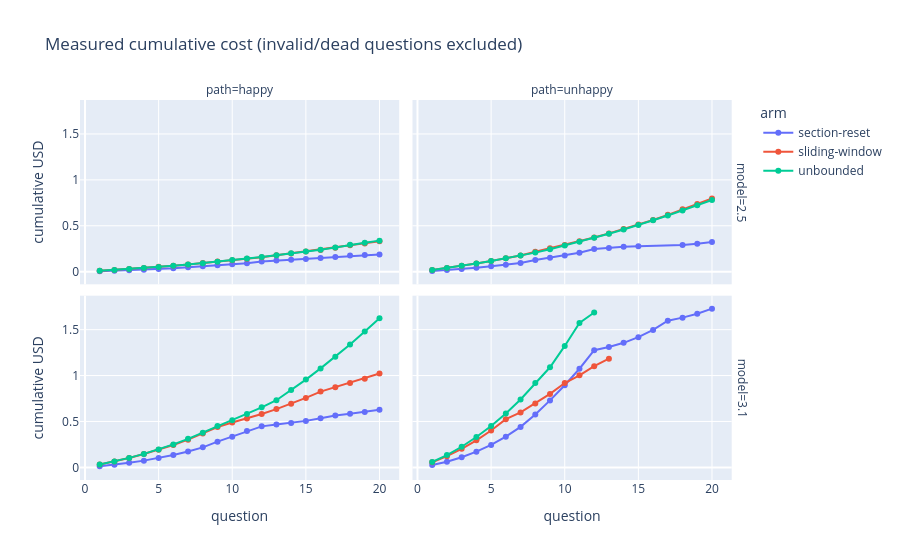

Notebook code cell kept with this figure:
### Markdown cell above
## 3. Cumulative cost race, question by question

The 20-question measured race per arm. Note the slopes: unbounded arms
steepen (context compounds), section-reset saw-tooths shallow (resets), the
sliding-window arms track unbounded almost exactly at this scale -- the 12k
trigger over an 8.2k unevictable instruction floor leaves almost nothing to
evict, and firing was unreliable besides (see section 6).

### Code cell
v = questions[questions['valid']].sort_values('q').copy()
v['cum_cost'] = v.groupby(['model','arm','path'])['total cost'].cumsum()
fig = px.line(v, x='q', y='cum_cost', color='arm', facet_col='path', facet_row='model',
              markers=True, height=560, labels={'cum_cost': 'cumulative USD', 'q': 'question'},
              title='Measured cumulative cost (invalid/dead questions excluded)')
fig.show()

### Figure 1 — Plotly figure (JSON) as saved in the notebook; plotly's stock layout.template omitted (floating-point values rounded to 4 significant figures)
{"data": [{"hovertemplate": "arm=section-reset<br>model=2.5<br>path=happy<br>question=%{x}<br>cumulative USD=%{y}<extra></extra>", "legendgroup": "section-reset", "line": {"color": "#636efa", "dash": "solid"}, "marker": {"symbol": "circle"}, "mode": "lines+markers", "name": "section-reset", "orientation": "v", "showlegend": true, "type": "scatter", "x": [1, 2, 3, 4, 5, 6, 7, 8, 9, 10, 11, 12, 13, 14, 15, 16, 17, 18, 19, 20], "xaxis": "x3", "y": [0.003789, 0.008908, 0.0146, 0.0205, 0.02835, 0.03749, 0.0484, 0.05875, 0.06949, 0.07967, 0.09084, 0.1113, 0.1212, 0.1304, 0.1393, 0.1487, 0.1609, 0.175, 0.1811, 0.1878], "yaxis": "y3"}, {"hovertemplate": "arm=section-reset<br>model=2.5<br>path=unhappy<br>question=%{x}<br>cumulative USD=%{y}<extra></extra>", "legendgroup": "section-reset", "line": {"color": "#636efa", "dash": "solid"}, "marker": {"symbol": "circle"}, "mode": "lines+markers", "name": "section-reset", "orientation": "v", "showlegend": false, "type": "scatter", "x": [1, 2, 3, 4, 5, 6, 7, 8, 9, 10, 11, 12, 13, 14, 15, 18, 19, 20], "xaxis": "x4", "y": [0.00822, 0.01816, 0.02967, 0.04316, 0.05797, 0.07541, 0.09368, 0.1266, 0.1513, 0.1774, 0.2056, 0.2458, 0.2582, 0.2721, 0.2757, 0.2906, 0.304, 0.3235], "yaxis": "y4"}, {"hovertemplate": "arm=section-reset<br>model=3.1<br>path=happy<br>question=%{x}<br>cumulative USD=%{y}<extra></extra>", "legendgroup": "section-reset", "line": {"color": "#636efa", "dash": "solid"}, "marker": {"symbol": "circle"}, "mode": "lines+markers", "name": "section-reset", "orientation": "v", "showlegend": false, "type": "scatter", "x": [1, 2, 3, 4, 5, 6, 7, 8, 9, 10, 11, 12, 13, 14, 15, 16, 17, 18, 19, 20], "xaxis": "x", "y": [0.01244, 0.02882, 0.04947, 0.07355, 0.1018, 0.1351, 0.1739, 0.2183, 0.2804, 0.3344, 0.3956, 0.4468, 0.4658, 0.484, 0.5064, 0.5344, 0.566, 0.5844, 0.6025, 0.6271], "yaxis": "y"}, {"hovertemplate": "arm=section-reset<br>model=3.1<br>path=unhappy<br>question=%{x}<br>cumulative USD=%{y}<extra></extra>", "legendgroup": "section-reset", "line": {"color": "#636efa", "dash": "solid"}, "marker": {"symbol": "circle"}, "mode": "lines+markers", "name": "section-reset", "orientation": "v", "showlegend": false, "type": "scatter", "x": [1, 2, 3, 4, 5, 6, 7, 8, 9, 10, 11, 12, 13, 14, 15, 16, 17, 18, 19, 20], "xaxis": "x2", "y": [0.02531, 0.062, 0.1107, 0.1709, 0.2445, 0.3345, 0.4411, 0.5768, 0.7295, 0.8946, 1.074, 1.276, 1.31, 1.357, 1.418, 1.497, 1.598, 1.631, 1.673, 1.729], "yaxis": "y2"}, {"hovertemplate": "arm=sliding-window<br>model=2.5<br>path=happy<br>question=%{x}<br>cumulative USD=%{y}<extra></extra>", "legendgroup": "sliding-window", "line": {"color": "#EF553B", "dash": "solid"}, "marker": {"symbol": "circle"}, "mode": "lines+markers", "name": "sliding-window", "orientation": "v", "showlegend": true, "type": "scatter", "x": [1, 2, 3, 4, 5, 6, 7, 8, 9, 10, 11, 12, 13, 14, 15, 16, 17, 18, 19, 20], "xaxis": "x3", "y": [0.009173, 0.01937, 0.03004, 0.04098, 0.05243, 0.06524, 0.07953, 0.09449, 0.1098, 0.1244, 0.1395, 0.1563, 0.178, 0.1994, 0.2185, 0.2373, 0.2603, 0.2867, 0.3081, 0.3303], "yaxis": "y3"}, {"hovertemplate": "arm=sliding-window<br>model=2.5<br>path=unhappy<br>question=%{x}<br>cumulative USD=%{y}<extra></extra>", "legendgroup": "sliding-window", "line": {"color": "#EF553B", "dash": "solid"}, "marker": {"symbol": "circle"}, "mode": "lines+markers", "name": "sliding-window", "orientation": "v", "showlegend": false, "type": "scatter", "x": [1, 2, 3, 4, 5, 6, 7, 8, 9, 10, 11, 12, 13, 14, 15, 16, 17, 18, 19, 20], "xaxis": "x4", "y": [0.01968, 0.04133, 0.06461, 0.08928, 0.1161, 0.1453, 0.1768, 0.2166, 0.2539, 0.2913, 0.3305, 0.3723, 0.4171, 0.4646, 0.5127, 0.5631, 0.6192, 0.6803, 0.7375, 0.7969], "yaxis": "y4"}, {"hovertemplate": "arm=sliding-window<br>model=3.1<br>path=happy<br>question=%{x}<br>cumulative USD=%{y}<extra></extra>", "legendgroup": "sliding-window", "line": {"color": "#EF553B", "dash": "solid"}, "marker": {"symbol": "circle"}, "mode": "lines+markers", "name": "sliding-window", "orientation": "v", "showlegend": false, "type": "scatter", "x": [1, 2, 3, 4, 5, 6, 7, 8, 9, 10, 11, 12, 13, 14, 15, 16, 17, 18, 19, 20], "xaxis": "x", "y": [0.03036, 0.06451, 0.1031, 0.1454, 0.1918, 0.2429, 0.3021, 0.3685, 0.4399, 0.4885, 0.5322, 0.5806, 0.6347, 0.6933, 0.7565, 0.8255, 0.8737, 0.9183, 0.9663, 1.023], "yaxis": "y"}, {"hovertemplate": "arm=sliding-window<br>model=3.1<br>path=unhappy<br>question=%{x}<br>cumulative USD=%{y}<extra></extra>", "legendgroup": "sliding-window", "line": {"color": "#EF553B", "dash": "solid"}, "marker": {"symbol": "circle"}, "mode": "lines+markers", "name": "sliding-window", "orientation": "v", "showlegend": false, "type": "scatter", "x": [1, 2, 3, 4, 5, 6, 7, 8, 9, 10, 11, 12, 13], "xaxis": "x2", "y": [0.0552, 0.1225, 0.2025, 0.2951, 0.402, 0.5248, 0.5987, 0.6966, 0.8005, 0.9186, 1.002, 1.102, 1.184], "yaxis": "y2"}, {"hovertemplate": "arm=unbounded<br>model=2.5<br>path=happy<br>question=%{x}<br>cumulative USD=%{y}<extra></extra>", "legendgroup": "unbounded", "line": {"color": "#00cc96", "dash": "solid"}, "marker": {"symbol": "circle"}, "mode": "lines+markers", "name": "unbounded", "orientation": "v", "showlegend": true, "type": "scatter", "x": [1, 2, 3, 4, 5, 6, 7, 8, 9, 10, 11, 12, 13, 14, 15, 16, 17, 18, 19, 20], "xaxis": "x3", "y": [0.009032, 0.01906, 0.02953, 0.04034, 0.05165, 0.06391, 0.07784, 0.09246, 0.1071, 0.1272, 0.1428, 0.1598, 0.1786, 0.1999, 0.219, 0.2387, 0.2625, 0.2923, 0.3154, 0.3382], "yaxis": "y3"}, {"hovertemplate": "arm=unbounded<br>model=2.5<br>path=unhappy<br>question=%{x}<br>cumulative USD=%{y}<extra></extra>", "legendgroup": "unbounded", "line": {"color": "#00cc96", "dash": "solid"}, "marker": {"symbol": "circle"}, "mode": "lines+markers", "name": "unbounded", "orientation": "v", "showlegend": false, "type": "scatter", "x": [1, 2, 3, 4, 5, 6, 7, 8, 9, 10, 11, 12, 13, 14, 15, 16, 17, 18, 19, 20], "xaxis": "x4", "y": [0.01957, 0.04136, 0.06484, 0.08975, 0.1169, 0.1458, 0.1757, 0.2076, 0.2447, 0.2861, 0.3269, 0.3686, 0.4123, 0.4598, 0.5077, 0.5595, 0.6121, 0.6665, 0.7226, 0.781], "yaxis": "y4"}, {"hovertemplate": "arm=unbounded<br>model=3.1<br>path=happy<br>question=%{x}<br>cumulative USD=%{y}<extra></extra>", "legendgroup": "unbounded", "line": {"color": "#00cc96", "dash": "solid"}, "marker": {"symbol": "circle"}, "mode": "lines+markers", "name": "unbounded", "orientation": "v", "showlegend": false, "type": "scatter", "x": [1, 2, 3, 4, 5, 6, 7, 8, 9, 10, 11, 12, 13, 14, 15, 16, 17, 18, 19, 20], "xaxis": "x", "y": [0.03071, 0.06493, 0.1034, 0.1469, 0.196, 0.2504, 0.311, 0.3782, 0.4512, 0.5137, 0.5825, 0.654, 0.7315, 0.8414, 0.9563, 1.078, 1.206, 1.339, 1.479, 1.624], "yaxis": "y"}, {"hovertemplate": "arm=unbounded<br>model=3.1<br>path=unhappy<br>question=%{x}<br>cumulative USD=%{y}<extra></extra>", "legendgroup": "unbounded", "line": {"color": "#00cc96", "dash": "solid"}, "marker": {"symbol": "circle"}, "mode": "lines+markers", "name": "unbounded", "orientation": "v", "showlegend": false, "type": "scatter", "x": [1, 2, 3, 4, 5, 6, 7, 8, 9, 10, 11, 12], "xaxis": "x2", "y": [0.05917, 0.1338, 0.2247, 0.3307, 0.4505, 0.5871, 0.7397, 0.9188, 1.09, 1.323, 1.573, 1.686], "yaxis": "y2"}], "layout": {"annotations": [{"font": {}, "showarrow": false, "text": "path=happy", "x": 0.24, "xanchor": "center", "xref": "paper", "y": 1.0, "yanchor": "bottom", "yref": "paper"}, {"font": {}, "showarrow": false, "text": "path=unhappy", "x": 0.74, "xanchor": "center", "xref": "paper", "y": 1.0, "yanchor": "bottom", "yref": "paper"}, {"font": {}, "showarrow": false, "text": "model=3.1", "textangle": 90, "x": 0.98, "xanchor": "left", "xref": "paper", "y": 0.2425, "yanchor": "middle", "yref": "paper"}, {"font": {}, "showarrow": false, "text": "model=2.5", "textangle": 90, "x": 0.98, "xanchor": "left", "xref": "paper", "y": 0.7575, "yanchor": "middle", "yref": "paper"}], "height": 560, "legend": {"title": {"text": "arm"}, "tracegroupgap": 0}, "title": {"text": "Measured cumulative cost (invalid/dead questions excluded)"}, "xaxis": {"anchor": "y", "domain": [0.0, 0.48], "title": {"text": "question"}}, "xaxis2": {"anchor": "y2", "domain": [0.5, 0.98], "matches": "x", "title": {"text": "question"}}, "xaxis3": {"anchor": "y3", "domain": [0.0, 0.48], "matches": "x", "showticklabels": false}, "xaxis4": {"anchor": "y4", "domain": [0.5, 0.98], "matches": "x", "showticklabels": false}, "yaxis": {"anchor": "x", "domain": [0.0, 0.485], "title": {"text": "cumulative USD"}}, "yaxis2": {"anchor": "x2", "domain": [0.0, 0.485], "matches": "y", "showticklabels": false}, "yaxis3": {"anchor": "x3", "domain": [0.515, 1.0], "matches": "y", "title": {"text": "cumulative USD"}}, "yaxis4": {"anchor": "x4", "domain": [0.515, 1.0], "matches": "y", "showticklabels": false}}}
